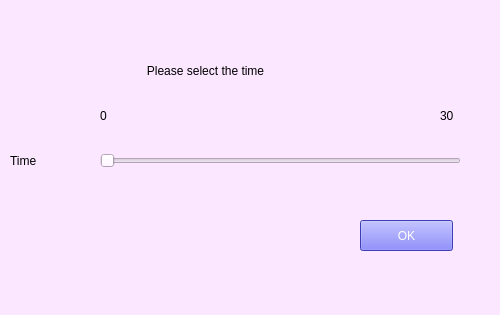
<?xml version="1.0" encoding="UTF-8"?>
<ui version="4.0">
 <class>MainWindow</class>
 <widget class="QMainWindow" name="MainWindow">
  <property name="geometry">
   <rect>
    <x>0</x>
    <y>0</y>
    <width>500</width>
    <height>315</height>
   </rect>
  </property>
  <property name="minimumSize">
   <size>
    <width>400</width>
    <height>250</height>
   </size>
  </property>
  <property name="maximumSize">
   <size>
    <width>500</width>
    <height>500</height>
   </size>
  </property>
  <property name="windowTitle">
   <string>MainWindow</string>
  </property>
  <property name="styleSheet">
   <string notr="true">background-color: rgb(251, 231, 255);</string>
  </property>
  <widget class="QWidget" name="centralwidget">
   <widget class="QLabel" name="label">
    <property name="geometry">
     <rect>
      <x>20</x>
      <y>50</y>
      <width>371</width>
      <height>41</height>
     </rect>
    </property>
    <property name="styleSheet">
     <string notr="true">font: 63 14pt &quot;Montserrat SemiBold&quot;;
</string>
    </property>
    <property name="text">
     <string>Please select the time</string>
    </property>
    <property name="alignment">
     <set>Qt::AlignCenter</set>
    </property>
   </widget>
   <widget class="QLabel" name="label_2">
    <property name="geometry">
     <rect>
      <x>10</x>
      <y>130</y>
      <width>71</width>
      <height>61</height>
     </rect>
    </property>
    <property name="styleSheet">
     <string notr="true">font: 63 14pt &quot;Montserrat SemiBold&quot;;
</string>
    </property>
    <property name="text">
     <string>Time</string>
    </property>
   </widget>
   <widget class="QSlider" name="limit">
    <property name="geometry">
     <rect>
      <x>100</x>
      <y>140</y>
      <width>361</width>
      <height>41</height>
     </rect>
    </property>
    <property name="maximum">
     <number>30</number>
    </property>
    <property name="pageStep">
     <number>2</number>
    </property>
    <property name="orientation">
     <enum>Qt::Horizontal</enum>
    </property>
   </widget>
   <widget class="QLabel" name="label_3">
    <property name="geometry">
     <rect>
      <x>100</x>
      <y>100</y>
      <width>61</width>
      <height>31</height>
     </rect>
    </property>
    <property name="styleSheet">
     <string notr="true">font: 63 14pt &quot;Montserrat SemiBold&quot;;</string>
    </property>
    <property name="text">
     <string>0</string>
    </property>
   </widget>
   <widget class="QLabel" name="label_4">
    <property name="geometry">
     <rect>
      <x>440</x>
      <y>100</y>
      <width>61</width>
      <height>31</height>
     </rect>
    </property>
    <property name="styleSheet">
     <string notr="true">font: 63 14pt &quot;Montserrat SemiBold&quot;;</string>
    </property>
    <property name="text">
     <string>30</string>
    </property>
   </widget>
   <widget class="QPushButton" name="okButton">
    <property name="geometry">
     <rect>
      <x>360</x>
      <y>220</y>
      <width>93</width>
      <height>31</height>
     </rect>
    </property>
    <property name="styleSheet">
     <string notr="true">font: 63 11pt &quot;Montserrat SemiBold&quot;;
background-color: rgb(85, 85, 255);
color: rgb(255, 255, 255);</string>
    </property>
    <property name="text">
     <string>OK</string>
    </property>
   </widget>
  </widget>
  <widget class="QMenuBar" name="menubar">
   <property name="geometry">
    <rect>
     <x>0</x>
     <y>0</y>
     <width>500</width>
     <height>26</height>
    </rect>
   </property>
  </widget>
  <widget class="QStatusBar" name="statusbar"/>
 </widget>
 <resources/>
 <connections/>
</ui>
